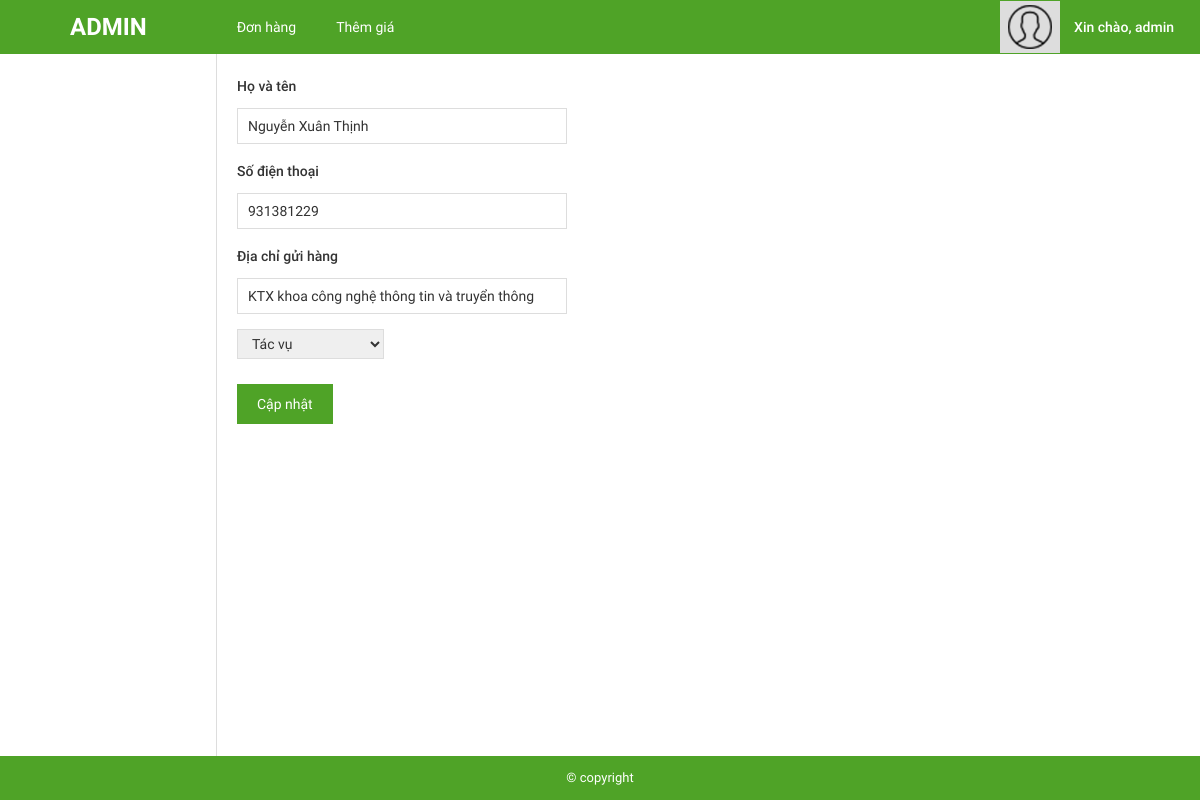
The page /admin/index.php?page=change_order&id=110 (signed in) on the database its author committed.
### tables this page shows
CREATE TABLE `ship_order` (
  `id` int(11) NOT NULL,
  `name` varchar(255) NOT NULL,
  `address` varchar(255) NOT NULL,
  `phone` int(15) NOT NULL,
  `item` varchar(255) NOT NULL,
  `addressto` varchar(255) NOT NULL,
  `money` float NOT NULL,
  `created_time` timestamp NOT NULL DEFAULT current_timestamp(),
  `status` varchar(255) NOT NULL
);

### admin/pages/change_order.php (the view, shortened to what this page needs)
<?php
include 'connect_db.php';
$id = (int) $_GET['id'];
?>
<?php
$sql = "SELECT * FROM `ship_order` WHERE `id` = $id";
$result = mysqli_query($conn, $sql);
$item = mysqli_fetch_assoc($result);
?>
<div id="main-content-wp" class="info-account-page">
    <div class="wrap clearfix">
        <div id="content" class="fl-right">
            <div class="section" id="detail-page">
                <div class="section-detail">
                    <form  method="POST">
                        <label for="name">Họ và tên</label>
                        <input type="text" name="name" id="name" value="<?php if (!empty($item['name'])) echo $item['name'] ?>">
                        <label for="phone">Số điện thoại</label>
                        <input type="text" name="phone" id="name" value="<?php if (!empty($item['phone'])) echo $item['phone'] ?>">
                        <label for="address">Địa chỉ gửi hàng</label>
                        <input type="text" name="address" id="name" value="<?php if (!empty($item['address'])) echo $item['address'] ?>">
                        <select name="status">
                            <option value="0">Tác vụ</option>
                        </select>
                        <button type="submit" name="btn_update" id="">Cập nhật</button>
                    </form>
                </div>
            </div>
        </div>
    </div>
</div>

### admin/public/css/import/global.css (style rules this page uses)
body { font-family: "Roboto Regular"; font-size: 14px; line-height: 24px; color: #333; }
.fl-right { float: right; }

### admin/public/css/import/list_post.css (style rules this page uses)
#content { width: 82%; border-left: 1px solid #ddd; padding: 20px; }

### admin/public/css/import/info_account.css (style rules this page uses)
.info-account-page #detail-page .section-detail label { display: block; padding-bottom: 10px; font-family: 'Roboto Medium'; font-weight: normal; }
.info-account-page #detail-page .section-detail input[type="text"], .info-account-page #detail-page .section-detail input[type="tel"], .info-account-page #detail-page .section-detail input[type="email"] { display: block; padding: 5px 10px; border: 1px solid #ddd; width: 35%; margin-bottom: 15px; }
.info-account-page #detail-page .section-detail select { display: block; padding: 5px 10px; border: 1px solid #ddd; margin-bottom: 25px; }
.info-account-page #detail-page .section-detail button { display: block; border: none; outline: none; background: #4fa327; color: #fff; padding: 8px 20px; margin-bottom: 50px; }

### rows shown on the page
ship_order: name "Nguyễn Xuân Thịnh", phone "931381229", address "KTX khoa công nghệ thông tin và truyển thông"
